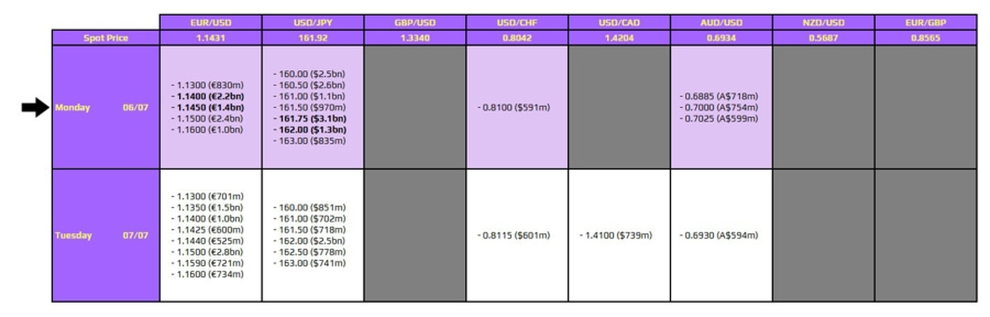
#> input picture sidecar/cache/views/10d594f6491d5b12/A.png, 1980 x 634 px (shown at 1/2 size)
$ python views.py ../cache/views/10d594f6491d5b12/A.png ../cache/views/00f6f7ebadefec9d/B1.png
#> lines starting #> are read from the running program, lines starting #| are printed output that depends on the picture; after the words box and inside, x2 and y2 are one past the last pixel; in counts of white or black regions, pixels touching at a corner belong together
#!/usr/bin/env python3
"""views.py — MECHANICAL step `prepare_views` (no model).

Detects the table grid of an investinglive FX-option-expiry JPEG (black grid
lines) and writes deterministic PNG views for the model reads:

  A   full table, zoom so the longest side is <= 1980 px
  B1  label column + first half of the pair columns, zoom 4x (cut on grid lines)
  B2  label column + second half of the pair columns, zoom 4x
  C<i> label column + pair column i only, zoom up to 6x (tie-break read)

usage: views.py <image.jpg> <outdir>   -> prints a JSON manifest on stdout
Same input bytes -> same output bytes (Pillow LANCZOS, no timestamps).
"""
import json, os, sys
from PIL import Image
import numpy as np

MAXDIM = 1980  # the gateway model entry resizes images above 2000 px


def runs(mask):
    """Collapse consecutive True indices into (start, end) runs."""
    out, start = [], None
    for i, v in enumerate(mask):
        if v and start is None:
            start = i
        if not v and start is not None:
            out.append((start, i - 1)); start = None
    if start is not None:
        out.append((start, len(mask) - 1))
    return out


def grid(img):
    a = np.asarray(img.convert("L"), dtype=np.int16)
    dark = a < 70
    h, w = dark.shape
    vfrac = dark.sum(axis=0) / h
    hfrac = dark.sum(axis=1) / w
    vl = [int((s + e) // 2) for s, e in runs(vfrac > 0.55)]
    hl = [int((s + e) // 2) for s, e in runs(hfrac > 0.55)]
    return vl, hl


def save(img, box, scale, path):
    c = img.crop(box)
    scale = min(scale, MAXDIM / max(c.size))
    c = c.resize((max(1, round(c.size[0] * scale)), max(1, round(c.size[1] * scale))), Image.LANCZOS)
    c.save(path, format="PNG", optimize=False)
    return {"file": os.path.basename(path), "box": list(box), "scale": round(scale, 4), "size": list(c.size)}


def compose(img, label_box, part_box, scale, path):
    """Label column glued to an arbitrary column range (same rows)."""
    lab = img.crop(label_box)
    part = img.crop(part_box)
    canvas = Image.new("RGB", (lab.size[0] + part.size[0], lab.size[1]), (255, 255, 255))
    canvas.paste(lab, (0, 0)); canvas.paste(part, (lab.size[0], 0))
    scale = min(scale, MAXDIM / max(canvas.size))
    c = canvas.resize((round(canvas.size[0] * scale), round(canvas.size[1] * scale)), Image.LANCZOS)
    c.save(path, format="PNG", optimize=False)
    return {"file": os.path.basename(path), "label_box": list(label_box), "box": list(part_box),
            "scale": round(scale, 4), "size": list(c.size)}


def main():
    src, outdir = sys.argv[1], sys.argv[2]
    os.makedirs(outdir, exist_ok=True)
    img = Image.open(src).convert("RGB")
#> img is the input picture: PIL image 1980x634 RGB; mean R, G, B 187.4, 173.4, 203.4
    w, h = img.size
#> w = 1980; h = 634
    vl, hl = grid(img)
#> in grid, `dark = a < 70`:
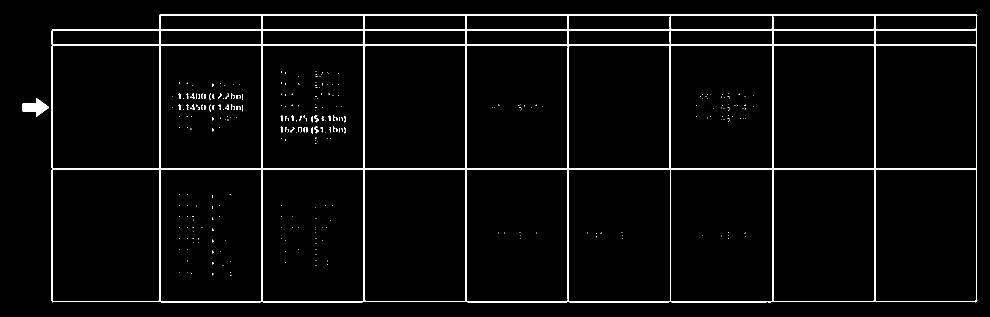
#> dark: shape (634, 1980) bool (shown at 1/2 size); 3.3% white; 305 white regions (263 under 20 px), largest, box (x1, y1, x2, y2) and area: (103, 28, 1955, 605) 38771, (44, 196, 98, 233) 970, (629, 253, 638, 267) 53
#> in grid, `vfrac = dark.sum(axis=0) / h`: vfrac = 1980 values, max 0.907 at index 319, min 0 at index 0, mean 0.0333
#> in grid, `hfrac = dark.sum(axis=1) / w`: hfrac = 634 values, max 0.934 at index 59, min 0 at index 0, mean 0.0333
#> after the loop in runs, `for i, v in enumerate(mask):`: out = [(103, 105), (318, 320), (523, 524), (727, 729), (931, 932), (1135, 1136), (1340, 1341), (1544, 1546), (1748, 1750), (1952, 1953)]
#> in grid, `vl = [int((s + e) // 2) for s, e in runs(vfrac > 0.55)]`: vl = [104, 319, 523, 728, 931, 1135, 1340, 1545, 1749, 1952]
#> the loop in runs (call 2), `for i, v in enumerate(mask):` made 634 passes
#> v on passes 1 to 12: False, False, False, False, False, False, False, False, False, False, False, False
#> in grid, `hl = [int((s + e) // 2) for s, e in runs(hfrac > 0.55)]`: hl = [29, 59, 90, 337, 603]
#> hl = [29, 59, 90, 337, 603]
    notes = []
    # a pair-column separator that was not detected (gap = two column widths): insert its midpoint
    if len(vl) >= 4:
        gaps = sorted(b - a for a, b in zip(vl[1:], vl[2:]))
#> gaps = [203, 203, 204, 204, 204, 205, 205, 205]
        med = gaps[len(gaps) // 2]
#> med = 204
        fixed = vl[:2]
#> fixed = [104, 319]
        for x in vl[2:]:
            if round((x - fixed[-1]) / med) == 2:
                fixed.append((fixed[-1] + x) // 2); notes.append(f"inserted missing column line at x={fixed[-1]}")
            fixed.append(x)
#> this loop made 8 passes
#> x on passes 1 to 8: 523, 728, 931, 1135, 1340, 1545, 1749, 1952
#> after the loop, fixed has the same summary as vl in grid; notes = []
        vl = fixed
    man = {"source": os.path.basename(src), "size": [w, h], "vlines": vl, "hlines": hl, "views": {}}
    man["views"]["A"] = save(img, (0, 0, w, h), 2.2, os.path.join(outdir, "A.png"))
    # vertical lines: [left edge of label col, label|pair1, pair1|pair2, ..., right edge]
    ok = len(vl) >= 4 and len(hl) >= 3
#> ok = True
    man["grid_ok"] = ok
    if ok:
        npairs = len(vl) - 2
#> npairs = 8
        man["pair_columns"] = npairs
        top, bot = max(0, hl[0] - 3), min(h, hl[-1] + 4)
#> top = 26; bot = 607
        if h - hl[-1] > 0.12 * h:  # bottom border not detected: keep everything down to the image edge
            bot = h; notes.append("bottom border not detected, crops extend to the image edge")
        man["notes"] = notes
        label_box = (max(0, vl[0] - 30), top, vl[1] + 1, bot)  # keep the arrow margin
#> label_box = (74, 26, 320, 607)
        half = (npairs + 1) // 2
#> half = 4
        man["views"]["B1"] = compose(img, label_box, (vl[1], top, vl[1 + half] + 2, bot), 4.0, os.path.join(outdir, "B1.png"))
#> in compose, `lab = img.crop(label_box)`:
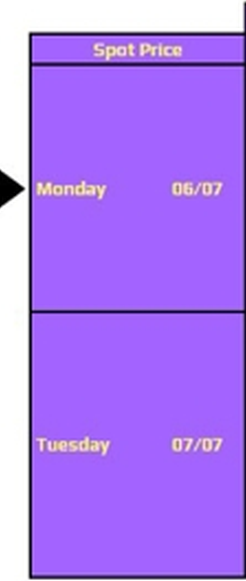
#> lab: PIL image 246x581 RGB; mean R, G, B 173.1, 123.5, 242.3
#> in compose, `canvas = Image.new("RGB", (lab.size[0] + part.size[0], lab.size[1]), (..`: canvas: PIL image 1064x581 RGB; every value is 255
#> in compose, `canvas.paste(lab, (0, 0))`:
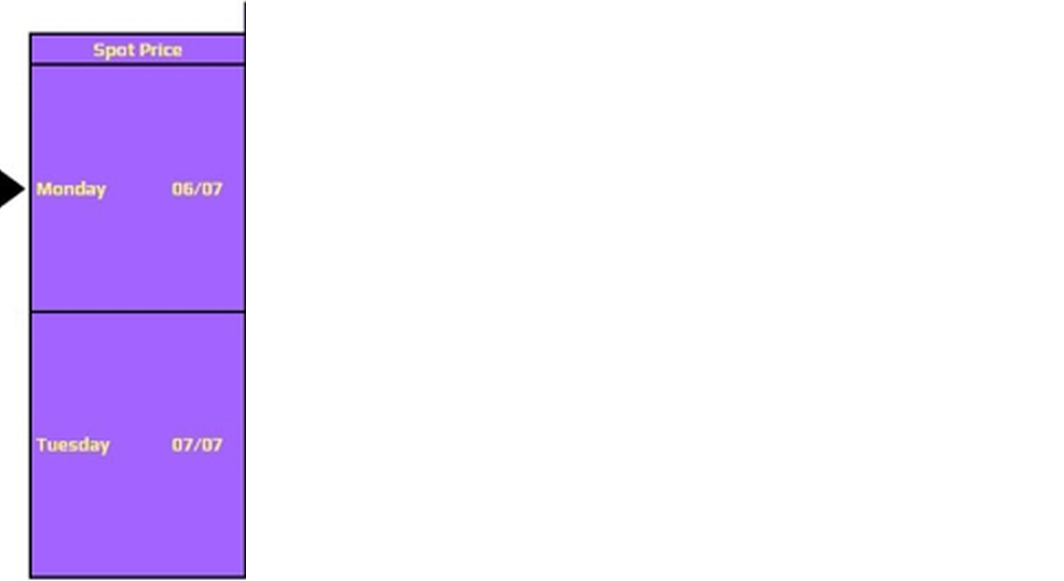
#> canvas: PIL image 1064x581 RGB; mean R, G, B 236.1, 224.6, 252.1
        man["views"]["B1"]["pair_index"] = list(range(0, half))
        man["views"]["B2"] = compose(img, label_box, (vl[1 + half], top, min(w, vl[-1] + 3), bot), 4.0, os.path.join(outdir, "B2.png"))
#> call 2 of compose, with label_box = (74, 26, 320, 607), part_box = (1135, 26, 1955, 607), scale = 4
#> in compose (call 2), `part = img.crop(part_box)`:
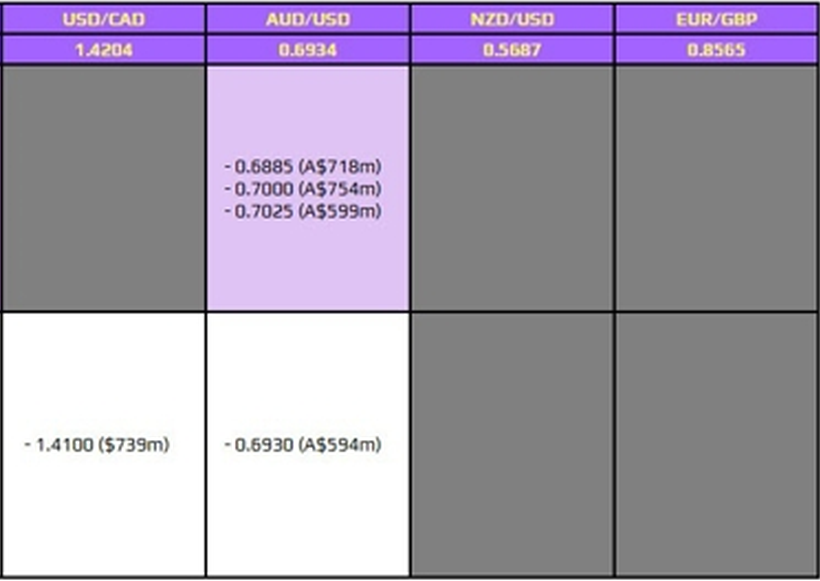
#> part: PIL image 820x581 RGB; mean R, G, B 164.2, 156, 172.9
#> in compose (call 2), `canvas = Image.new("RGB", (lab.size[0] + part.size[0], lab.size[1]), (..`: canvas: PIL image 1066x581 RGB; every value is 255
#> in compose (call 2), `canvas.paste(part, (lab.size[0], 0))`:
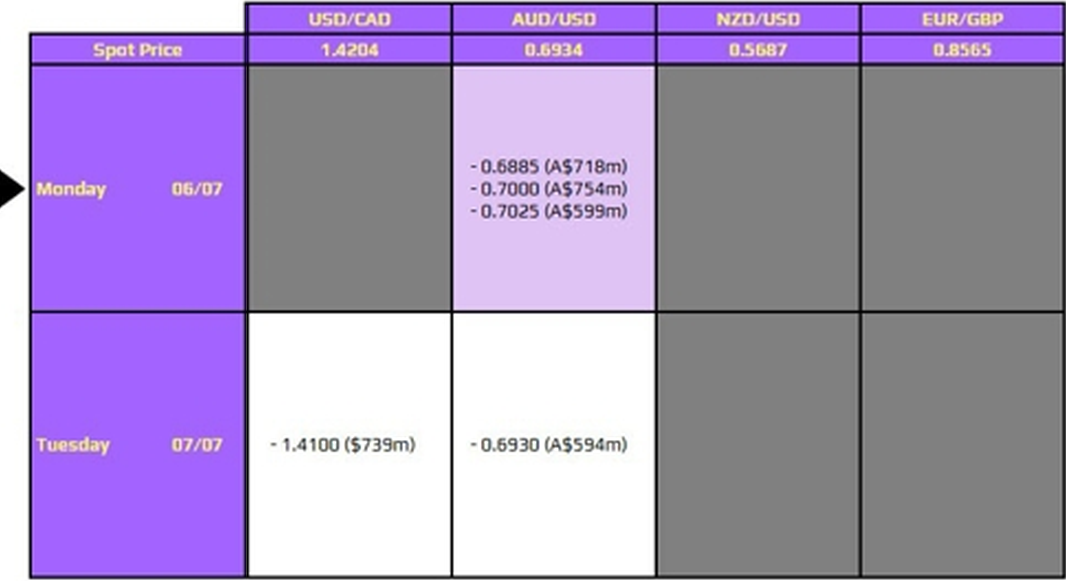
#> canvas: PIL image 1066x581 RGB; mean R, G, B 166.2, 148.5, 188.9
        man["views"]["B2"]["pair_index"] = list(range(half, npairs))
        for i in range(npairs):
            v = compose(img, label_box, (vl[1 + i], top, min(w, vl[2 + i] + 2), bot), 6.0, os.path.join(outdir, f"C{i}.png"))
            v["pair_index"] = [i]
            man["views"][f"C{i}"] = v
#> this loop made 8 passes
#> pass 1, in compose (call 3), `c = canvas.resize((round(canvas.size[0] * scale), round(canvas.size[1]..`:
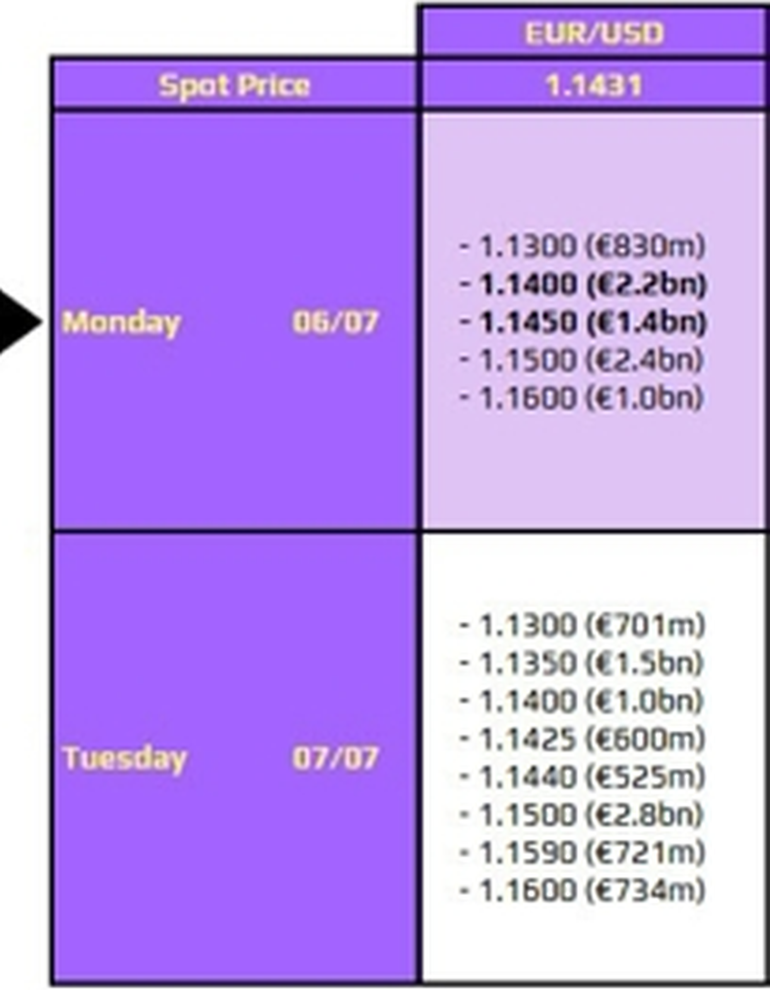
#> c: PIL image 1540x1980 RGB (shown at 1/2 size); mean R, G, B 189, 154.6, 233.3
#> pass 2, in compose (call 4), `part = img.crop(part_box)`:
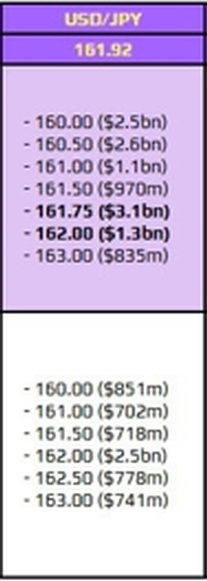
#> part: PIL image 207x581 RGB; mean R, G, B 207, 191.1, 221.2
#> after the loop, man = 8 items
    json.dump(man, open(os.path.join(outdir, "views.json"), "w"), indent=1, sort_keys=True)
    print(json.dumps(man, sort_keys=True))
#> (printed output is left out)


if __name__ == "__main__":
    main()
